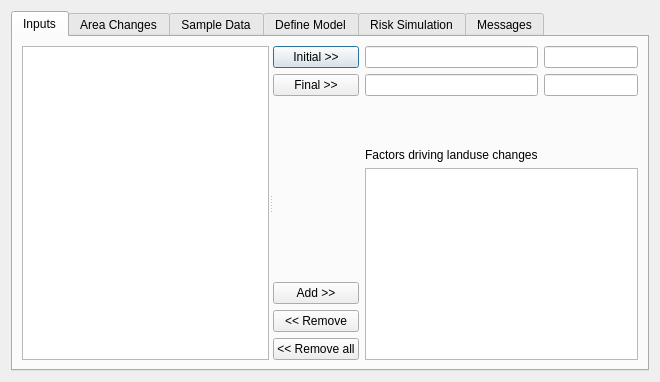
<?xml version="1.0" encoding="UTF-8"?>
<ui version="4.0">
 <class>Dialog</class>
 <widget class="QDialog" name="Dialog">
  <property name="geometry">
   <rect>
    <x>0</x>
    <y>0</y>
    <width>660</width>
    <height>382</height>
   </rect>
  </property>
  <property name="windowTitle">
   <string>MOLUSCE</string>
  </property>
  <layout class="QVBoxLayout" name="verticalLayout">
   <item>
    <widget class="QTabWidget" name="tabWidget">
     <property name="currentIndex">
      <number>0</number>
     </property>
     <widget class="QWidget" name="tabInputs">
      <attribute name="title">
       <string>Inputs</string>
      </attribute>
      <layout class="QVBoxLayout" name="verticalLayout_2">
       <item>
        <widget class="QSplitter" name="splitter">
         <property name="orientation">
          <enum>Qt::Horizontal</enum>
         </property>
         <widget class="QListWidget" name="lstLayers">
          <property name="editTriggers">
           <set>QAbstractItemView::NoEditTriggers</set>
          </property>
          <property name="alternatingRowColors">
           <bool>true</bool>
          </property>
         </widget>
         <widget class="QWidget" name="widget" native="true">
          <layout class="QVBoxLayout" name="verticalLayout_3">
           <item>
            <layout class="QGridLayout" name="gridLayout_2">
             <item row="3" column="1">
              <widget class="QLabel" name="label">
               <property name="text">
                <string>Factors driving landuse changes</string>
               </property>
              </widget>
             </item>
             <item row="0" column="0">
              <widget class="QPushButton" name="btnSetInitialRaster">
               <property name="text">
                <string>Initial &gt;&gt;</string>
               </property>
              </widget>
             </item>
             <item row="0" column="1">
              <widget class="QLineEdit" name="leInitRasterName"/>
             </item>
             <item row="1" column="0">
              <widget class="QPushButton" name="btnSetFinalRaster">
               <property name="text">
                <string>Final &gt;&gt;</string>
               </property>
              </widget>
             </item>
             <item row="0" column="2">
              <widget class="QLineEdit" name="leInitYear"/>
             </item>
             <item row="1" column="1">
              <widget class="QLineEdit" name="leFinalRasterName"/>
             </item>
             <item row="1" column="2">
              <widget class="QLineEdit" name="leFinalYear"/>
             </item>
             <item row="4" column="1" rowspan="5" colspan="2">
              <widget class="QListWidget" name="lstFactors">
               <property name="editTriggers">
                <set>QAbstractItemView::NoEditTriggers</set>
               </property>
               <property name="alternatingRowColors">
                <bool>true</bool>
               </property>
              </widget>
             </item>
             <item row="2" column="1">
              <spacer name="verticalSpacer">
               <property name="orientation">
                <enum>Qt::Vertical</enum>
               </property>
               <property name="sizeHint" stdset="0">
                <size>
                 <width>20</width>
                 <height>40</height>
                </size>
               </property>
              </spacer>
             </item>
             <item row="8" column="0">
              <widget class="QPushButton" name="btnRemoveAllFactors">
               <property name="text">
                <string>&lt;&lt; Remove all</string>
               </property>
              </widget>
             </item>
             <item row="7" column="0">
              <widget class="QPushButton" name="btnRemoveFactor">
               <property name="text">
                <string>&lt;&lt; Remove</string>
               </property>
              </widget>
             </item>
             <item row="6" column="0">
              <widget class="QPushButton" name="btnAddFactor">
               <property name="text">
                <string>Add &gt;&gt;</string>
               </property>
              </widget>
             </item>
            </layout>
           </item>
          </layout>
         </widget>
        </widget>
       </item>
      </layout>
     </widget>
     <widget class="QWidget" name="tabAreaChanges">
      <attribute name="title">
       <string>Area Changes</string>
      </attribute>
      <layout class="QGridLayout" name="gridLayout">
       <item row="0" column="0">
        <widget class="QLabel" name="label_2">
         <property name="text">
          <string>Class statistics</string>
         </property>
        </widget>
       </item>
       <item row="2" column="0">
        <widget class="QLabel" name="label_3">
         <property name="text">
          <string>Transition matrix</string>
         </property>
        </widget>
       </item>
       <item row="4" column="0">
        <widget class="QPushButton" name="btnUpdateStatistics">
         <property name="text">
          <string>Update table</string>
         </property>
        </widget>
       </item>
       <item row="4" column="1">
        <widget class="QPushButton" name="btnCreateChangeMap">
         <property name="text">
          <string>Create changes map</string>
         </property>
        </widget>
       </item>
       <item row="1" column="0" colspan="2">
        <widget class="MolusceTableWidget" name="tblStatistics"/>
       </item>
       <item row="3" column="0" colspan="2">
        <widget class="MolusceTableWidget" name="tblTransMatrix"/>
       </item>
      </layout>
     </widget>
     <widget class="QWidget" name="tabSamples">
      <attribute name="title">
       <string>Sample Data</string>
      </attribute>
     </widget>
     <widget class="QWidget" name="tabModel">
      <attribute name="title">
       <string>Define Model</string>
      </attribute>
      <layout class="QGridLayout" name="gridLayout_3">
       <item row="0" column="0">
        <widget class="QLabel" name="label_4">
         <property name="text">
          <string>Method</string>
         </property>
        </widget>
       </item>
       <item row="0" column="1">
        <widget class="QComboBox" name="cmbMethod">
         <property name="sizePolicy">
          <sizepolicy hsizetype="Expanding" vsizetype="Fixed">
           <horstretch>0</horstretch>
           <verstretch>0</verstretch>
          </sizepolicy>
         </property>
        </widget>
       </item>
       <item row="0" column="2">
        <spacer name="horizontalSpacer">
         <property name="orientation">
          <enum>Qt::Horizontal</enum>
         </property>
         <property name="sizeHint" stdset="0">
          <size>
           <width>40</width>
           <height>20</height>
          </size>
         </property>
        </spacer>
       </item>
       <item row="1" column="0" colspan="3">
        <widget class="QStackedWidget" name="widgetStackMethods">
         <property name="sizePolicy">
          <sizepolicy hsizetype="Expanding" vsizetype="Expanding">
           <horstretch>0</horstretch>
           <verstretch>0</verstretch>
          </sizepolicy>
         </property>
         <property name="frameShape">
          <enum>QFrame::NoFrame</enum>
         </property>
         <property name="frameShadow">
          <enum>QFrame::Sunken</enum>
         </property>
         <property name="currentIndex">
          <number>-1</number>
         </property>
        </widget>
       </item>
      </layout>
     </widget>
     <widget class="QWidget" name="tabSimulation">
      <attribute name="title">
       <string>Risk Simulation</string>
      </attribute>
     </widget>
     <widget class="QWidget" name="tabMessages">
      <attribute name="title">
       <string>Messages</string>
      </attribute>
      <layout class="QVBoxLayout" name="verticalLayout_4">
       <item>
        <widget class="QTextEdit" name="txtMessages">
         <property name="undoRedoEnabled">
          <bool>false</bool>
         </property>
         <property name="readOnly">
          <bool>true</bool>
         </property>
        </widget>
       </item>
      </layout>
     </widget>
    </widget>
   </item>
  </layout>
 </widget>
 <customwidgets>
  <customwidget>
   <class>MolusceTableWidget</class>
   <extends>QTableWidget</extends>
   <header>moluscetablewidget</header>
  </customwidget>
 </customwidgets>
 <resources/>
 <connections/>
</ui>
